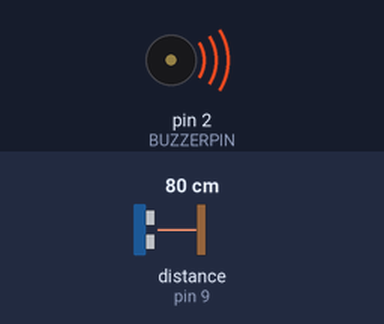
The sketch below on a simulated Arduino Uno, built with avr-gcc and run on an emulated ATmega328P. Shown: buzzer (waves = sounding, pin HIGH). Wiring (inferred from the names in the program): ultrasonic range finder: trigger pin 10; echo pin 9. The test bench sets the inputs (shaded band); at power-on: distance to the obstacle (sensor on pin 9) 80 cm. The echo pulse lasts 58.3 µs per cm; pins used as bus, display or sensor lines are not drawn.

Above: at 1.2 s.
1.3 s: distance to the obstacle (sensor on pin 9) set to 99 cm
2.8 s: distance to the obstacle (sensor on pin 9) set to 106 cm
At 4.0 s:
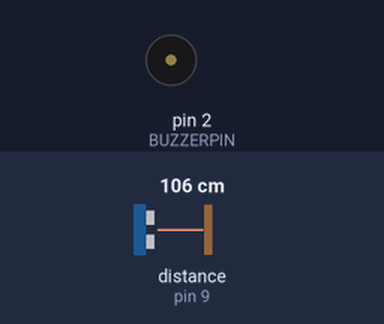
4.3 s: distance to the obstacle (sensor on pin 9) set to 2 cm
At 4.8 s:
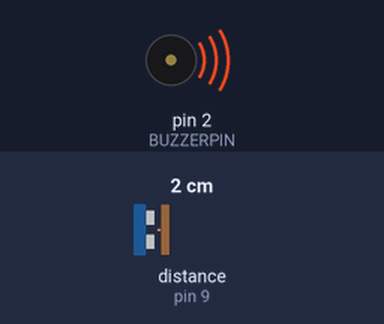
5.8 s: distance to the obstacle (sensor on pin 9) set to 120 cm
At 6.7 s:
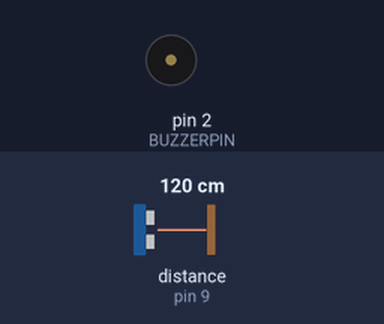
Timing chart, 0 to 8.3 s (numbered marks = the images above; inputs shaded):
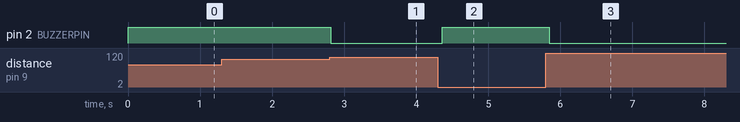

Measured:
- the behaviour switches between 101 and 102 cm on distance to the obstacle (sensor on pin 9) (found by bisection; images 0 and 1)
- after the input at 1.3 s, every drawn part: stays the same
- after the input at 2.8 s, pin 2 (BUZZERPIN): HIGH → LOW at once
- after the input at 4.3 s, pin 2 (BUZZERPIN): LOW → HIGH after 0.06 s
- after the input at 5.8 s, pin 2 (BUZZERPIN): HIGH → LOW after 0.05 s

The sketch:

code.ino
```cpp
/*
Ultrasonice Sight Device: uses an Arduino Uno connected to a Sonar Range Sensor and Buzzer
This code will produce beeps that get faster as an object gets closer.
*/

// Define variables for how the code works
int const max_distance = 100;

// Define pins for ultrasonic and buzzer
#define TRIGGERPIN 10
#define ECHOPIN 9
#define BUZZERPIN 2

void setup() {
  pinMode(TRIGGERPIN, OUTPUT); // Pulses will be sent out of the Arduino
  pinMode(ECHOPIN, INPUT); // Echo pulses will be received in to the Arduino
  pinMode(BUZZERPIN, OUTPUT); // Arduino controls whether the buzzer is on or off
}

// beep_rate: This function controls the rate of beeping based on distance
void beep_rate(int distance) {
  int num_beeps = 1;
  int beep_sep = distance;
  if (distance < 20) {
    beep_sep = 20;
  }
  for (int i = 0; i < num_beeps; i++) {
    digitalWrite(BUZZERPIN, HIGH);
    delay(distance);
    digitalWrite(BUZZERPIN, LOW);
    delay(distance);
  }
}

// This function is called repeated in a loop to control the whole system
void loop() {
  // Duration will be the input pulse width and distance will be the distance to the obstacle in centimeters

  // Send an output pulse to the sonar sensor (1ms wide)
  digitalWrite(TRIGGERPIN, HIGH);
  delay(1); // wait 1ms
  digitalWrite(TRIGGERPIN, LOW);

  // Measure the time taken to receive the pulse back
  // Will be "0" or "-1" if no pulse is received
  int duration = pulseIn(ECHOPIN, HIGH);

  // Formula for the distance is half the duration, then divided by 29.1
  // to get distance in cm
  int distance = (duration/2) / 29.1;

  // if distance less than 0.5 meter and more than 0 (0 or less means over range)
  if (distance <= max_distance && distance >= 0) {
    digitalWrite(BUZZERPIN, HIGH); // Buzz
    //beep_rate(distance); // Alternative way of beeping
  } else {
    // Don't buzz
    digitalWrite(BUZZERPIN, LOW);
  }

  // Wait for 60ms until running the code again in a loop
  delay(60);

}
```
